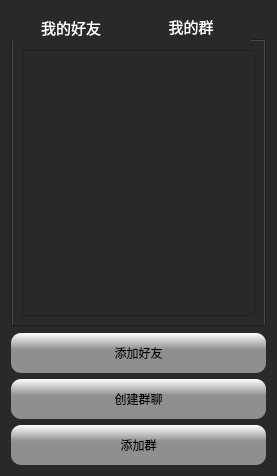
<?xml version="1.0" encoding="UTF-8"?>
<ui version="4.0">
 <class>Chatlist</class>
 <widget class="QWidget" name="Chatlist">
  <property name="geometry">
   <rect>
    <x>0</x>
    <y>0</y>
    <width>277</width>
    <height>476</height>
   </rect>
  </property>
  <property name="minimumSize">
   <size>
    <width>277</width>
    <height>476</height>
   </size>
  </property>
  <property name="maximumSize">
   <size>
    <width>277</width>
    <height>476</height>
   </size>
  </property>
  <property name="windowTitle">
   <string>Form</string>
  </property>
  <property name="styleSheet">
   <string notr="true">QWidget{
background-color: rgb(41, 41, 41);
}
QPushButton{
background-color: qlineargradient(spread:pad, x1:1, y1:0, x2:1, y2:0.415, stop:0 rgba(255, 255, 255, 255), stop:1 rgba(143,143,143, 255));
border-style:outset;
border-radius:10px;
font-style:MingLiU-ExtB;
}
QPushButton:hover{
background-color: rgb(179, 179, 179);
border-style:inset;
font-style:MingLiU-ExtB;
}
QPushButton:pressed{
background-color:rgb(224,0,0);
border-style:inset;
font-style:MingLiU-ExtB;
}

QListWidget::item
{
color:rgb(255, 255, 255);
}</string>
  </property>
  <layout class="QVBoxLayout" name="verticalLayout">
   <item>
    <widget class="QTabWidget" name="tabWidget">
     <property name="font">
      <font>
       <pointsize>11</pointsize>
      </font>
     </property>
     <property name="styleSheet">
      <string notr="true">QTabBar::tab{
width:120;
background-color: rgb(41, 41, 41);
color:rgb(255, 255, 255);
}

QTabWidget::item
{
color:rgb(255, 255, 255);
}</string>
     </property>
     <property name="currentIndex">
      <number>1</number>
     </property>
     <widget class="QWidget" name="tab">
      <attribute name="title">
       <string>我的好友</string>
      </attribute>
      <layout class="QVBoxLayout" name="verticalLayout_2">
       <item>
        <widget class="QListWidget" name="friendList"/>
       </item>
      </layout>
     </widget>
     <widget class="QWidget" name="tab_2">
      <attribute name="title">
       <string>我的群</string>
      </attribute>
      <layout class="QVBoxLayout" name="verticalLayout_3">
       <item>
        <widget class="QListWidget" name="groupList"/>
       </item>
      </layout>
     </widget>
    </widget>
   </item>
   <item>
    <widget class="QPushButton" name="addButton">
     <property name="minimumSize">
      <size>
       <width>0</width>
       <height>40</height>
      </size>
     </property>
     <property name="text">
      <string>添加好友</string>
     </property>
    </widget>
   </item>
   <item>
    <widget class="QPushButton" name="createGroupButton">
     <property name="minimumSize">
      <size>
       <width>0</width>
       <height>40</height>
      </size>
     </property>
     <property name="text">
      <string>创建群聊</string>
     </property>
    </widget>
   </item>
   <item>
    <widget class="QPushButton" name="addGroupButton">
     <property name="minimumSize">
      <size>
       <width>0</width>
       <height>40</height>
      </size>
     </property>
     <property name="text">
      <string>添加群</string>
     </property>
    </widget>
   </item>
  </layout>
 </widget>
 <resources/>
 <connections/>
</ui>
